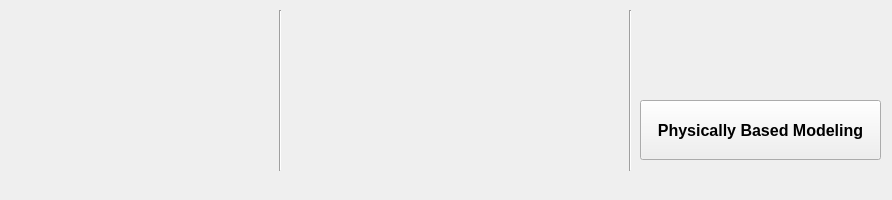
<?xml version="1.0" encoding="UTF-8"?>
<ui version="4.0">
 <class>PhysBDock</class>
 <widget class="QDockWidget" name="PhysBDock">
  <property name="geometry">
   <rect>
    <x>0</x>
    <y>0</y>
    <width>892</width>
    <height>200</height>
   </rect>
  </property>
  <property name="minimumSize">
   <size>
    <width>199</width>
    <height>200</height>
   </size>
  </property>
  <property name="features">
   <set>QDockWidget::NoDockWidgetFeatures</set>
  </property>
  <property name="windowTitle">
   <string>Physically Based Modeling</string>
  </property>
  <widget class="QWidget" name="dockWidgetContents">
   <widget class="QPushButton" name="physBButton">
    <property name="geometry">
     <rect>
      <x>640</x>
      <y>100</y>
      <width>241</width>
      <height>60</height>
     </rect>
    </property>
    <property name="minimumSize">
     <size>
      <width>175</width>
      <height>60</height>
     </size>
    </property>
    <property name="font">
     <font>
      <pointsize>12</pointsize>
      <weight>75</weight>
      <bold>true</bold>
     </font>
    </property>
    <property name="text">
     <string>Physically Based Modeling</string>
    </property>
   </widget>
   <widget class="Line" name="line">
    <property name="geometry">
     <rect>
      <x>270</x>
      <y>10</y>
      <width>20</width>
      <height>161</height>
     </rect>
    </property>
    <property name="orientation">
     <enum>Qt::Vertical</enum>
    </property>
   </widget>
   <widget class="Line" name="line_2">
    <property name="geometry">
     <rect>
      <x>620</x>
      <y>10</y>
      <width>20</width>
      <height>161</height>
     </rect>
    </property>
    <property name="orientation">
     <enum>Qt::Vertical</enum>
    </property>
   </widget>
  </widget>
 </widget>
 <tabstops>
  <tabstop>physBButton</tabstop>
 </tabstops>
 <resources/>
 <connections/>
</ui>
